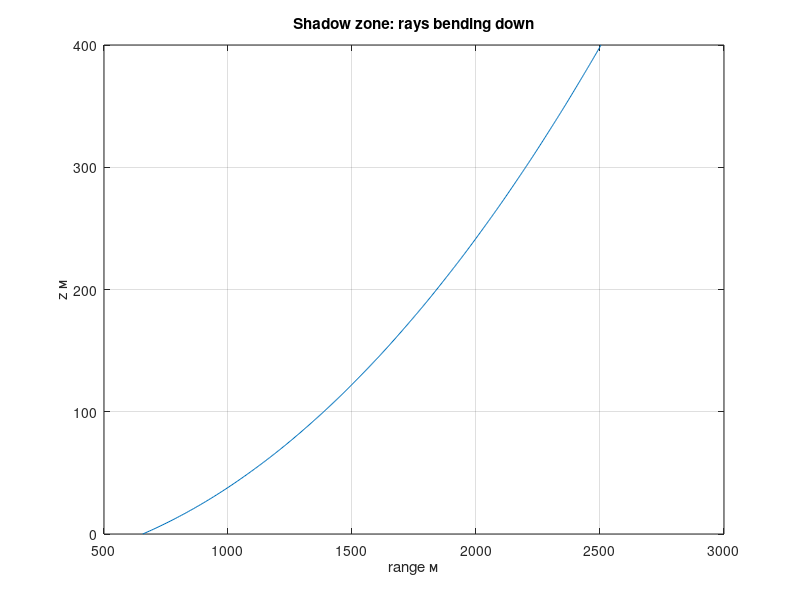

Here is the MATLAB script that generated this plot:
% Зона тени
% Отрицательный градиент клонит лучи ко дну

g10 = -2;
g = g10/10; c0 = 1500;
p = cosd(5)/c0;
zr2 = linspace(0, 400, 500);
rr2 = zeros(size(zr2));
for k = 1:numel(zr2)
    cz = c0 + g*zr2(k);
    s2 = 1 - (p*cz)^2;
    if s2 > 0
        rr2(k) = sqrt(s2)/(-p*g);
    else
        rr2(k) = NaN;
    end
end
figure;
plot(rr2, zr2);
title('Shadow zone: rays bending down');
xlabel('range м'); ylabel('z м'); grid on;

%{
@play
{
 "title": "Зона тени",
 "groups": [
  {
   "name": "Градиент",
   "controls": [
    {
     "var": "g10",
     "label": "dc/dz ×10⁻¹",
     "min": -5,
     "max": -1,
     "step": 1,
     "default": -2
    }
   ]
  }
 ]
}
%}
